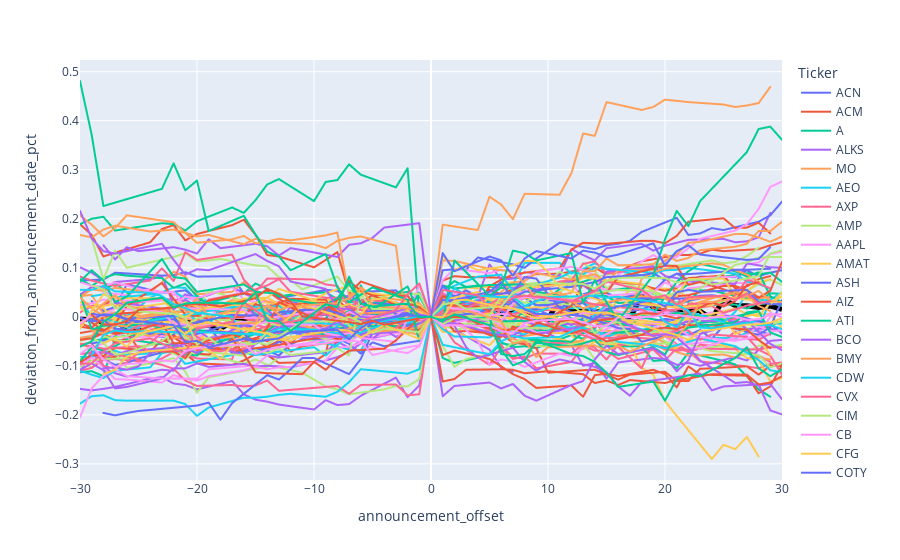

The code cell stored with this chart in its notebook:
### Code cell
# 30 day chart WITH average chart

stock_data_30day = stock_data_merged.loc[stock_data_merged['within_30_days'] == 1,]
stock_data_30day.head(50)
fig = px.line(stock_data_30day, x="announcement_offset", y="deviation_from_announcement_date_pct", color='Ticker')


## Add 30 day averages
#avg_30day = stock_data_30day
avg_30day_grouped = stock_data_30day[['Ticker', 'announcement_offset','deviation_from_announcement_date_pct']].groupby('announcement_offset')['deviation_from_announcement_date_pct'].mean()
avg_30day_grouped = avg_30day_grouped.to_frame()
avg_30day_grouped = avg_30day_grouped.reset_index()


## Add Chart element
trace1 = go.Scatter(
    x=avg_30day_grouped['announcement_offset'].tolist(),
    y=avg_30day_grouped['deviation_from_announcement_date_pct'].tolist(),
    line=dict(
        color='black',
        width = 5),
    name='Average'
    #xperiod="M1"
    #xperiodalignment="middle"
    #hovertemplate="%{y}%{_xother}"
)




fig.add_trace(trace1)
